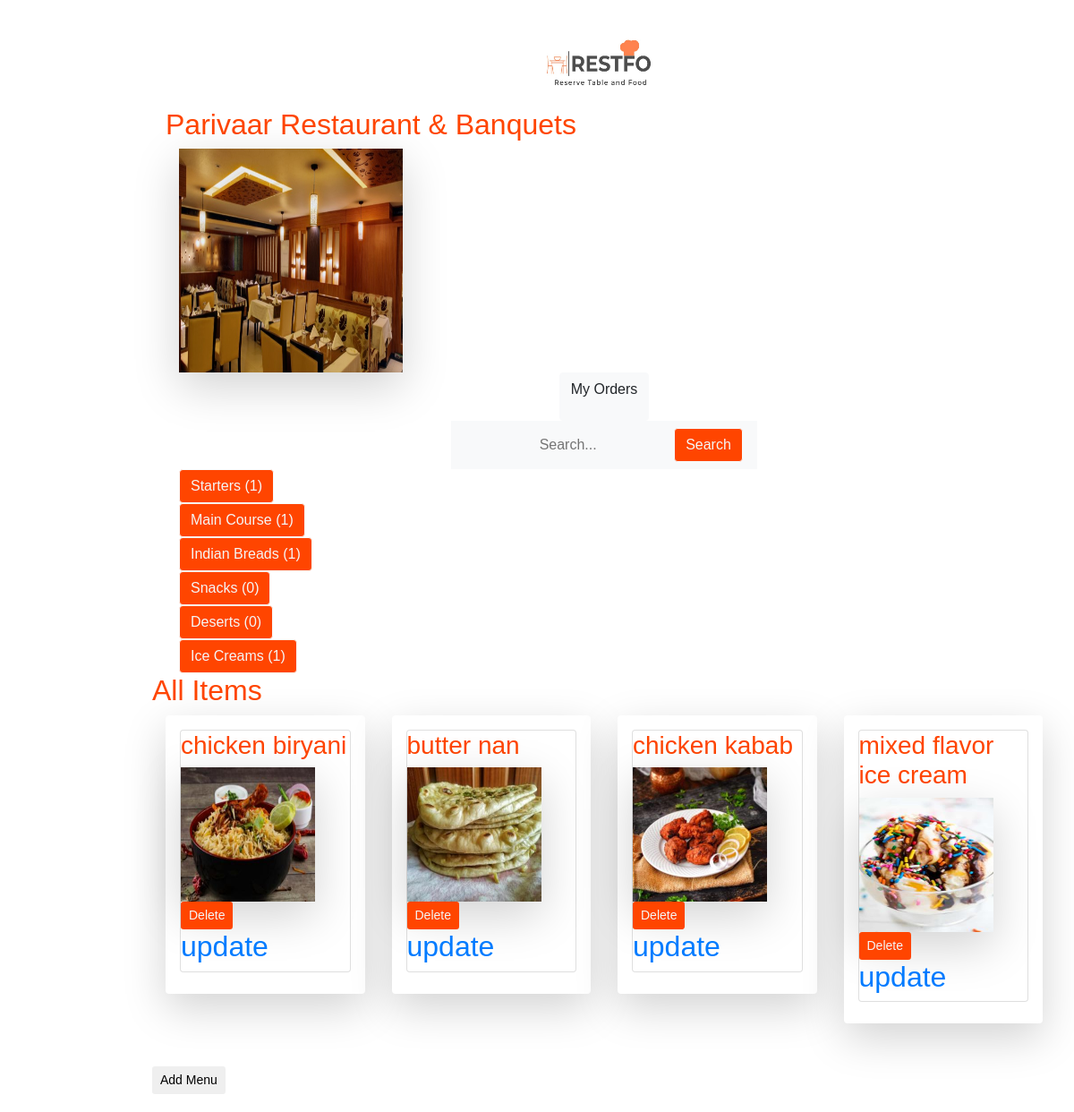
Screenshot of /menu (signed in) with the database file from the repository.
### restaurant/models.py (models this page shows)
class Restaurant(models.Model):
    user = models.OneToOneField(User, on_delete = models.CASCADE, primary_key = True)
    Restaurant_Name=models.CharField(max_length=100)
    gmail = models.CharField(max_length=50,null=True)
    lat = models.FloatField(default=lat)
    lon = models.FloatField(default=lng)
    Address=models.CharField(max_length=500)
    Restaurant_Type=models.CharField(max_length=50)
    Food_Type=models.CharField(max_length=50)
    Restaurant_Image = models.ImageField(default='rest_logo/default.jpg', upload_to='rest_logo')
    Country=models.CharField(max_length=50,default=country)
    State=models.CharField(max_length=50,default=state)
    district=models.CharField(max_length=50,default=district)
    sub_zone=models.CharField(max_length=50,default=sub_zone)
    contact = PhoneNumberField(blank=True)
    Payment_No = PhoneNumberField(blank=True)

### menu/models.py (models this page shows, shortened)
class Menu(models.Model):
    food_type = [('Starters','Starters'),('Main Course','Main Course'),
    ('Indian Breads','Indian Breads'),('Snacks','Snacks'),('Deserts','Deserts'),('Ice Creams','Ice Creams')]
    status=[('unav','Unavailable'),('av','Available')]
    id 		 = models.AutoField(primary_key=True)
    fname 		= models.CharField(max_length=30,blank=False,default='val None')
    r_id     = models.ForeignKey(Restaurant,on_delete=models.CASCADE)
    price    = models.IntegerField(blank=False)
    category 	= models.CharField(max_length=50,blank=False,choices=food_type,default='val None')
    veg         = models.BooleanField(default=True)
    availability = models.CharField(max_length=15,default='Unavailable',choices=status)
    quantity = models.IntegerField(blank=False,default=0)
    Image = models.ImageField(default='/menuimg/default.jpg', upload_to='media')
    rating =  models.IntegerField(blank=False,default=0)
    no_of_rated = models.IntegerField(blank=False,default=0)

### menu/views.py (the view, shortened to what this page needs)
# urls.py: path('menu',views.menuview,name='menu_view'),
@login_required
def menuview(request):
    restid =request.user
    menu = Menu.objects.filter(r_id__user__username = request.user)
    Starters,Main_Course,Indian_Breads,Snacks,Deserts,Ice_Creams = menu_items(request.user)
    rest_user=RestUser.objects.get(user__username=request.user)
    if request.method == 'POST':
        form = MenuForm(request.POST,request.FILES)
        if form.is_valid():
            if request.POST.get('submit')=='Update':
               print("update")
            else:
                instance=Menu()
                rest_user = User.objects.get(username=request.user)
                instance.fname = form.cleaned_data.get('fname')
                instance.price = form.cleaned_data.get('price')
                instance.category = form.cleaned_data.get('category')
                instance.availability  = form.cleaned_data.get('availability')
                instance.quantity = form.cleaned_data.get('quantity')
                instance.r_id = RestUser.objects.get(user=rest_user)
                instance.Image = form.cleaned_data.get('Image')
                instance.save()
                return redirect('menu_view')
        if request.POST.get('submit')=='Delete':
            id=request.POST.get('menuid')
            try:
                instance = Menu.objects.get(id=id)
                instance.delete()
            except Menu.DoesNotExist:
                instance=None
    else:
        form = MenuForm()
    if request.GET.get('submit')=='Search':
            q=request.GET.get('query')
            q=Menu.objects.filter(r_id__user__username = restid,fname = q)
            context={'form':form,'menu':q,'rest_user':rest_user,'Starters':Starters,
            'Main_Course':Main_Course,
            'Indian_Breads':Indian_Breads,'Snacks':Snacks,
            'Deserts':Deserts,'Ice_Creams':Ice_Creams,'Selected':'All Items'}
            return render(request,'menu/menu.html',context=context)
    else:
        form = MenuForm()
    context={'form':form,'menu':menu,'rest_user':rest_user,'Starters':Starters,
    'Main_Course':Main_Course,
    'Indian_Breads':Indian_Breads,'Snacks':Snacks,
    'Deserts':Deserts,'Ice_Creams':Ice_Creams,'Selected':'All Items'}
    return render(request,'menu/menu.html',context=context)

### menu/forms.py
class MenuForm(ModelForm):
    class Meta:
        model = Menu
        fields = ['fname','price','category','veg','availability','quantity','Image']

### menu/views.py (called while the page is built)
def menu_items(restid):
    Starters =  Menu.objects.filter(r_id__user__username = restid,  category="Starters")
    Main_Course  =  Menu.objects.filter(r_id__user__username = restid, category='Main Course')
    Indian_Breads = Menu.objects.filter(r_id__user__username = restid, category='Indian Breads')
    Snacks  =  Menu.objects.filter(r_id__user__username = restid, category='Snacks')
    Deserts =  Menu.objects.filter(r_id__user__username = restid, category='Deserts')
    Ice_Creams = Menu.objects.filter(r_id__user__username = restid, category='Ice Creams')
    return Starters,Main_Course,Indian_Breads,Snacks,Deserts,Ice_Creams

### menu/templates/menu/menu.html (shortened to what this page needs)
<!doctype html>
<html lang="en">
  <head>
    <link rel="stylesheet" href="https://stackpath.bootstrapcdn.com/bootstrap/4.1.3/css/bootstrap.min.css">
    <link rel="stylesheet" href="https://stackpath.bootstrapcdn.com/bootstrap/4.1.3/css/bootstrap.min.css">
    <link rel="stylesheet" href="https://use.fontawesome.com/releases/v5.5.0/css/all.css">
  </head>
  <body>
    {% load static %}
    <div class="container-fluid">
      <div class="d-flex justify-content-center">
        <img src="{% static 'restafo_logo.jpeg' %}" alt="My image" height="100px" width="150px"/>
      </div>
      <h2>{{rest_user.Restaurant_Name}} </h2>
      <div class="col-md-4">
        <img class="rounded-square shadow-lg" height="250" width="250" src="{{rest_user.Restaurant_Image.url }}" >
      </div>
      <div class="d-flex justify-content-center">
        <div class="row">
          <div class="col-sm">
            <a href="{% url 'MenuOrder' %}" class="btn btn-light"><p class="text-red">My Orders</p></a>
          </div>
        </div>
      </div>
      <div class="container-fluid">
      <div class="d-flex justify-content-center">
      <nav class="navbar navbar-light bg-light">
        <form class="form-inline" method="GET"> {% csrf_token %}
          <input class="btn btn-light" type="search" name ="query" placeholder="Search..." aria-label="Search">
          <input type="submit" value="Search" name = "submit" class="btn btn-light">
        </form>
      </nav>
    </div>
  </div>
<div class="container-fluid">
      <div class="container-fluid">
        <div class="row">
            <form action="" method="GET"> {% csrf_token %}
              <input type="submit" value="Starters ({{Starters|length}})" name = "submit" class="btn btn-light">
            </form>
       </div>
   </div>
<div class="container-fluid">
        <div class="row">
            <form action="" method="GET"> {% csrf_token %}
              <input type="submit" value="Main Course ({{Main_Course|length}})" name = "submit" class="btn btn-light">
            </form>
       </div>
   </div>
<div class="container-fluid">
        <div class="row">
            <form action="" method="GET"> {% csrf_token %}
              <input type="submit" value="Indian Breads ({{Indian_Breads|length}})" name = "submit" class="btn btn-light">
            </form>
       </div>
</div>
<div class="container-fluid">
        <div class="row">
            <form action="" method="GET"> {% csrf_token %}
              <input type="submit" value="Snacks ({{Snacks|length}})" name = "submit" class="btn btn-light">
            </form>
       </div>
</div>
<div class="container-fluid">
        <div class="row">
            <form action="" method="GET"> {% csrf_token %}
              <input type="submit" value="Deserts ({{Deserts|length}})" name = "submit" class="btn btn-light">
            </form>
       </div>
</div>
<div class="container-fluid">
        <div class="row">
            <form action="" method="GET"> {% csrf_token %}
              <input type="submit" value="Ice Creams ({{Ice_Creams|length}})" name = "submit" class="btn btn-light">
            </form>
       </div>
</div>
  </div>
          </div>
      {% if Selected == "All Items" %}
      <h2>All Items</h2>
      {% endif %}
        <div class="container-fluid">
          <div class="row">
      {% for val in menu %}
      <div class="col-sm">
            <div class="shadow-lg p-3 mb-5 bg-white rounded">
               <div class="card mb-2" style="max-width: 540px;">
               <form action="" method="POST">{% csrf_token %}
                <h3>{{val.fname}}</h3>
                <img class="rounded-square shadow-lg" height="150" width="150" src="{{ val.Image.url }}">
                  <div>
                      <input type="submit" value="Delete" onclick="alert('Are you sure to Delete!')" name="submit" class="btn-sm btn">
                      <a href="{% url 'menu_update' menuid=val.id %}"><h2>update</h2></a>
                  </div>
                </form>
              </div>
            </div>
            </div>
        {% endfor %}
          </div>
    </div>
      <button type="button" class="btn-sm btn" data-toggle="modal" data-target="#exampleModalCenter">
        Add Menu
    </button>
         {% load crispy_forms_tags %}
</body>
</html>

### menu/templates/menu/menu.html (style rules this page uses)
body { font: 20px Arial; color: orangered; margin: 20px; padding-left: 150px; }
input[type=submit] { background-color: orangered; color: whitesmoke; cursor: pointer; }

### rows the page displays
Restaurant: Restaurant_Name "Parivaar Restaurant & Banquets", Restaurant_Image (picture)
Menu: fname "chicken biryani", Image (picture)
Menu: fname "butter nan", Image (picture)
Menu: fname "chicken kabab", Image (picture)
Menu: fname "mixed flavor ice cream", Image (picture)
